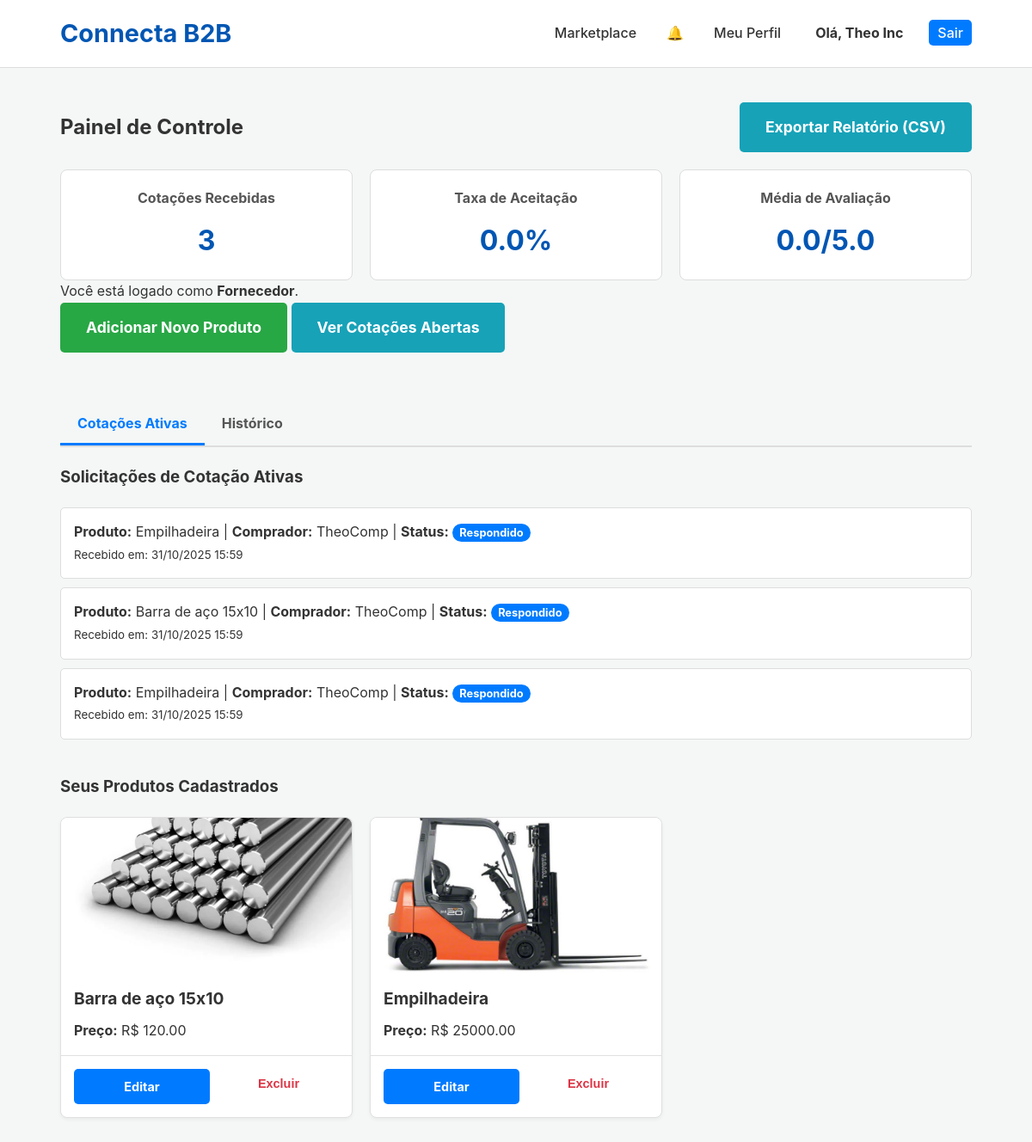
The app's page /dashboard (signed in) with its own data.
### app.py (models this page shows, shortened)
class Company(db.Model):
    id = db.Column(db.Integer, primary_key=True); company_name = db.Column(db.String(150), nullable=False); cnpj = db.Column(db.String(18), unique=True, nullable=False); email = db.Column(db.String(150), unique=True, nullable=False); password_hash = db.Column(db.String(256), nullable=False); user_type = db.Column(db.String(50), nullable=False)
    is_verified = db.Column(db.Boolean, default=False); is_admin = db.Column(db.Boolean, default=False); is_active = db.Column(db.Boolean, default=True)
    logo_filename = db.Column(db.String(255), nullable=True); description = db.Column(db.Text, nullable=True); website = db.Column(db.String(255), nullable=True); address = db.Column(db.String(255), nullable=True); certifications = db.Column(db.String(255), nullable=True)
    created_at = db.Column(db.DateTime, default=datetime.utcnow)
    products = db.relationship('Product', backref='supplier', lazy=True, cascade="all, delete-orphan")
    notifications = db.relationship('Notification', foreign_keys='Notification.recipient_id', backref='recipient', lazy=True, cascade="all, delete-orphan")
    reviews_received = db.relationship('Review', foreign_keys='Review.supplier_id', backref='reviewed_supplier', lazy='dynamic')
    sent_quotes = db.relationship('QuoteRequest', foreign_keys='QuoteRequest.buyer_id', backref='buyer', lazy='dynamic')
    received_quotes = db.relationship('QuoteRequest', foreign_keys='QuoteRequest.supplier_id', backref='supplier', lazy='dynamic')
    quote_groups = db.relationship('QuoteGroup', backref='buyer', lazy=True)
    open_rfqs = db.relationship('OpenRFQ', backref='buyer', lazy=True) # RFQ: Ligação com a empresa que criou
    open_rfq_responses = db.relationship('OpenRFQResponse', backref='supplier', lazy=True) # RFQ: Ligação com as respostas

class QuoteRequest(db.Model):
    id = db.Column(db.Integer, primary_key=True); quantity = db.Column(db.Integer, nullable=False); message = db.Column(db.Text, nullable=True); status = db.Column(db.String(50), nullable=False, default='Pendente'); timestamp = db.Column(db.DateTime, nullable=False, default=datetime.utcnow)
    product_id = db.Column(db.Integer, db.ForeignKey('product.id'), nullable=False); buyer_id = db.Column(db.Integer, db.ForeignKey('company.id'), nullable=False); supplier_id = db.Column(db.Integer, db.ForeignKey('company.id'), nullable=False)
    offered_price = db.Column(db.Float, nullable=True); supplier_message = db.Column(db.Text, nullable=True); response_timestamp = db.Column(db.DateTime, nullable=True)
    attachment_filename = db.Column(db.String(255), nullable=True); delivery_date = db.Column(db.Date, nullable=True)
    group_id = db.Column(db.Integer, db.ForeignKey('quote_group.id'), nullable=True)
    review = db.relationship('Review', backref='quote', uselist=False, cascade="all, delete-orphan")
    chat_messages = db.relationship('ChatMessage', backref='quote', lazy=True, cascade="all, delete-orphan")

class Product(db.Model):
    id = db.Column(db.Integer, primary_key=True); name = db.Column(db.String(100), nullable=False); description = db.Column(db.Text, nullable=False); category = db.Column(db.String(80), nullable=False); base_price = db.Column(db.Float, nullable=True); supplier_id = db.Column(db.Integer, db.ForeignKey('company.id'), nullable=False)
    images = db.relationship('ProductImage', backref='product', lazy=True, cascade="all, delete-orphan")
    quote_requests = db.relationship('QuoteRequest', backref='product', lazy=True, cascade="all, delete-orphan")

class ProductImage(db.Model):
    id = db.Column(db.Integer, primary_key=True); filename = db.Column(db.String(255), nullable=False); product_id = db.Column(db.Integer, db.ForeignKey('product.id'), nullable=False)

### app.py (the view, shortened to what this page needs)
@app.route('/dashboard')
@login_required
def dashboard():
    if session.get('is_admin'): return redirect(url_for('admin.index'))
    company = db.session.get(Company, session['company_id'])
    view = request.args.get('view', 'active')
    active_announcement = Announcement.query.filter_by(is_active=True).order_by(Announcement.timestamp.desc()).first()
    analytics = {}
    if company.user_type == 'supplier':
        quotes_query = company.received_quotes
        active_quotes = quotes_query.filter(or_(QuoteRequest.status == 'Pendente', QuoteRequest.status == 'Respondido')).order_by(QuoteRequest.timestamp.desc()).all()
        archived_quotes = quotes_query.filter(or_(QuoteRequest.status == 'Aceito', QuoteRequest.status == 'Recusado')).order_by(QuoteRequest.timestamp.desc()).all()
        analytics['total_quotes'] = quotes_query.count(); analytics['accepted_quotes'] = quotes_query.filter_by(status='Aceito').count(); analytics['acceptance_rate'] = (analytics['accepted_quotes'] / analytics['total_quotes'] * 100) if analytics['total_quotes'] > 0 else 0; analytics['avg_rating'] = db.session.query(func.avg(Review.rating)).filter(Review.supplier_id == company.id).scalar() or 0
        return render_template('dashboard.html', products=company.products, active_quotes=active_quotes, archived_quotes=archived_quotes, view=view, analytics=analytics, active_announcement=active_announcement)
    return redirect(url_for('home'))

### app.py (called while the page is built)
def login_required(f):
    @wraps(f)
    def decorated_function(*args, **kwargs):
        if 'company_id' not in session: flash('Você precisa estar logado.', 'error'); return redirect(url_for('login'))
        return f(*args, **kwargs)
    return decorated_function

@app.context_processor
def inject_notifications():
    if 'company_id' in session:
        unread_count = db.session.query(Notification).filter_by(recipient_id=session['company_id'], read=False).count()
        cart_item_count = len(session.get('cart', {})) if session.get('user_type') == 'buyer' else 0
        return dict(unread_notifications=unread_count, cart_item_count=cart_item_count)
    return dict(unread_notifications=0, cart_item_count=0)

### templates/dashboard.html (shortened to what this page needs)
<!DOCTYPE html>
<html lang="pt-br">
<head>
    <link rel="stylesheet" href="{{ url_for('static', filename='css/style.css') }}">
    <link rel="stylesheet" href="{{ url_for('static', filename='css/form.css') }}">
</head>
<body>
    <header class="main-header">
        <div class="container">
            <a href="{{ url_for('home') }}" style="text-decoration: none;"><h1 class="logo">Connecta B2B</h1></a>
            <nav class="main-nav">
                <ul>
                    <li><a href="{{ url_for('products') }}">Marketplace</a></li>
                    <li><a href="{{ url_for('notifications') }}" style="position: relative; padding: 5px;">&#128276; </a></li>
                    <li><a href="{{ url_for('company_profile', company_id=session.company_id) }}">Meu Perfil</a></li>
                    <li><a href="{{ url_for('dashboard') }}"><strong>Olá, {{ session.company_name }}</strong></a></li>
                    <li><a href="{{ url_for('logout') }}" class="login-button">Sair</a></li>
                </ul>
            </nav>
        </div>
    </header>
    <main class="container dashboard-container">
        <div class="dashboard-header">
            <h2>Painel de Controle</h2>
            <a href="{{ url_for('export_quotes') }}" class="cta-button" style="background-color:#17a2b8; text-decoration: none;">Exportar Relatório (CSV)</a>
        </div>
        <div class="analytics-grid">
            {% if session.user_type == 'supplier' %}
                <div class="stat-card"><h4>Cotações Recebidas</h4><p>{{ analytics.total_quotes }}</p></div>
                <div class="stat-card"><h4>Taxa de Aceitação</h4><p>{{ "%.1f"|format(analytics.acceptance_rate) }}%</p></div>
                <div class="stat-card"><h4>Média de Avaliação</h4><p>{{ "%.1f"|format(analytics.avg_rating) }}/5.0</p></div>
            {% else %}
                <div class="stat-card"><h4>Cotações Enviadas</h4><p>{{ analytics.total_sent }}</p></div>
                <div class="stat-card"><h4>Negócios Fechados</h4><p>{{ analytics.total_accepted }}</p></div>
            {% endif %}
        </div>
        {% if session.user_type == 'supplier' %}
            <p>Você está logado como <strong>Fornecedor</strong>.</p>
            <a href="{{ url_for('add_product') }}" class="cta-button" style="display: inline-block; text-decoration: none; margin-bottom: 20px;">Adicionar Novo Produto</a>
            <a href="{{ url_for('list_open_rfqs') }}" class="cta-button" style="display: inline-block; text-decoration: none; margin-bottom: 20px; background-color: #17a2b8;">Ver Cotações Abertas</a>
            <div class="section-container">
                <div class="tabs"><a href="{{ url_for('dashboard', view='active') }}" class="{{ 'active' if view == 'active' }}">Cotações Ativas</a><a href="{{ url_for('dashboard', view='archived') }}" class="{{ 'active' if view == 'archived' }}">Histórico</a></div>
                {% if view == 'active' %}
                    <h3>Solicitações de Cotação Ativas</h3>
                    {% for quote in active_quotes %}<a href="{{ url_for('quote_detail', quote_id=quote.id) }}" class="quote-item"><p><strong>Produto:</strong> {{ quote.product.name }} | <strong>Comprador:</strong> {{ quote.buyer.company_name }} {% if quote.buyer.is_verified %}<span class="verified-seal-small" title="Empresa Verificada">✔</span>{% endif %} | <strong>Status:</strong> <span class="status-badge status-{{ quote.status }}">{{ quote.status }}</span></p><small>Recebido em: {{ quote.timestamp.strftime('%d/%m/%Y %H:%M') }}</small></a>{% else %}<p>Nenhuma cotação ativa no momento.</p>{% endfor %}
                {% endif %}
            </div>
            <div class="section-container">
                <h3>Seus Produtos Cadastrados</h3>
                <div class="product-management-grid">
                    {% for product in products %}<div class="product-management-card"><img src="{{ url_for('static', filename='uploads/' + product.images[0].filename) if product.images else 'https://via.placeholder.com/280x180' }}" alt="{{ product.name }}"><div class="product-management-info"><h4>{{ product.name }}</h4><p><strong>Preço:</strong> R$ {{ "%.2f"|format(product.base_price) if product.base_price else 'Sob consulta' }}</p></div><div class="product-management-actions"><a href="{{ url_for('edit_product', product_id=product.id) }}" class="btn-edit">Editar</a><form action="{{ url_for('delete_product', product_id=product.id) }}" method="POST" onsubmit="return confirm('Tem certeza? A ação não pode ser desfeita.');" style="flex: 1;"><button type="submit" class="btn-delete">Excluir</button></form></div></div>{% else %}<p>Você ainda não cadastrou nenhum produto.</p>{% endfor %}
                </div>
            </div>
        {% endif %}
    </main>
</body>
</html>

### static/css/style.css (style rules this page uses)
* { margin: 0; padding: 0; box-sizing: border-box; }
body { font-family: -apple-system, BlinkMacSystemFont, 'Segoe UI', Roboto, Helvetica, Arial, sans-serif; line-height: 1.6; background-color: #f4f7f6; color: #333; }
.container { max-width: 1100px; margin: 0 auto; padding: 0 20px; }
.main-header { background-color: #ffffff; padding: 1rem 0; border-bottom: 1px solid #ddd; position: sticky; top: 0; z-index: 1000; }
.main-header .container { display: flex; justify-content: space-between; align-items: center; }
.logo { color: #0056b3; font-size: 1.8rem; font-weight: 700; }
.main-nav ul { list-style-type: none; display: flex; gap: 20px; }
.main-nav a { text-decoration: none; color: #333; font-weight: 500; padding: 5px 10px; transition: color 0.3s ease; }
.login-button { background-color: #007bff; color: #ffffff !important; border-radius: 5px; padding: 8px 15px; transition: background-color 0.3s ease; }
.cta-button { background-color: #28a745; color: #ffffff; padding: 15px 30px; font-size: 1.1rem; font-weight: bold; text-decoration: none; border-radius: 5px; transition: background-color 0.3s ease; }

### templates/dashboard.html (style rules this page uses)
.dashboard-container { padding: 40px 20px; }
.section-container { margin-top: 40px; }
.section-container h3 { margin-bottom: 20px; }
.dashboard-header { display: flex; justify-content: space-between; align-items: center; flex-wrap: wrap; gap: 20px; }
.analytics-grid { display: grid; grid-template-columns: repeat(auto-fit, minmax(200px, 1fr)); gap: 20px; margin-top: 20px; }
.stat-card { background-color: #fff; border: 1px solid #ddd; padding: 20px; border-radius: 8px; text-align: center; }
.stat-card h4 { margin: 0 0 10px 0; color: #555; font-size: 1rem; }
.stat-card p { font-size: 2rem; font-weight: bold; color: #0056b3; }
.tabs { border-bottom: 2px solid #ddd; margin-bottom: 20px; }
.tabs a { padding: 10px 20px; display: inline-block; text-decoration: none; color: #555; font-weight: bold; border-bottom: 3px solid transparent; }
.tabs a.active { color: #007bff; border-bottom-color: #007bff; }
.quote-item, .quote-group-item { background-color: #fff; border: 1px solid #ddd; padding: 15px; margin-bottom: 10px; border-radius: 5px; text-decoration: none; color: inherit; display: block; transition: box-shadow 0.2s ease; }
.status-badge { padding: 3px 8px; font-size: 0.8rem; border-radius: 12px; color: #fff; font-weight: bold; }
.status-Respondido { background-color: #007bff; }
.product-management-grid { display: grid; grid-template-columns: repeat(auto-fill, minmax(280px, 1fr)); gap: 20px; }
.product-management-card { border: 1px solid #e0e0e0; border-radius: 8px; background-color: #fff; box-shadow: 0 2px 4px rgba(0,0,0,0.05); display: flex; flex-direction: column; }
.product-management-card img { width: 100%; height: 180px; object-fit: cover; border-top-left-radius: 8px; border-top-right-radius: 8px; }
.product-management-info { padding: 15px; flex-grow: 1; }
.product-management-info h4 { margin: 0 0 10px 0; font-size: 1.2rem; color: #333; }
.product-management-actions { padding: 15px; border-top: 1px solid #e0e0e0; display: flex; gap: 10px; }
.product-management-actions a, .product-management-actions button { flex: 1; text-align: center; padding: 8px; border-radius: 5px; text-decoration: none; border: 1px solid transparent; cursor: pointer; font-weight: bold; font-size: 0.9rem; width: 100%; }
.btn-edit { background-color: #007bff; color: white; }
.btn-delete { background-color: transparent; color: #dc3545; border-color: #dc3545; }

### records on screen
Company: company_name "Theo Inc"
QuoteRequest: product.name "Empilhadeira", buyer.company_name "TheoComp", status "Respondido", timestamp "31/10/2025 15:59"
QuoteRequest: product.name "Barra de aço 15x10", buyer.company_name "TheoComp", status "Respondido", timestamp "31/10/2025 15:59"
QuoteRequest: product.name "Empilhadeira", buyer.company_name "TheoComp", status "Respondido", timestamp "31/10/2025 15:59"
Product: filename (picture), name "Barra de aço 15x10", base_price "120.00"
Product: filename (picture), name "Empilhadeira", base_price "25000.00"

### other values on screen
{{ analytics.total_quotes }} "3"
{{ "%.1f"|format(analytics.acceptance_rate) }} "0.0"
{{ "%.1f"|format(analytics.avg_rating) }} "0.0"
